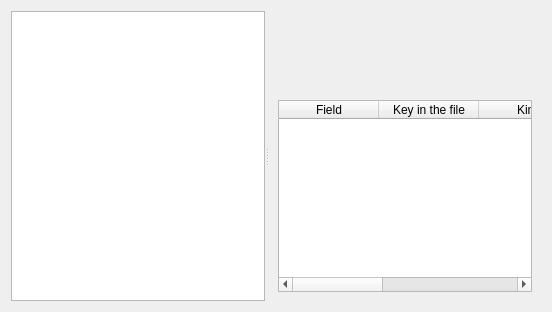
<?xml version="1.0" encoding="UTF-8"?>
<ui version="4.0">
 <class>BrowseForm</class>
 <widget class="QWidget" name="BrowseForm">
  <layout class="QHBoxLayout" name="outerLayout">
   <item>
    <widget class="QSplitter" name="splitter">
     <property name="orientation">
      <enum>Qt::Horizontal</enum>
     </property>
     <widget class="QTreeWidget" name="tree">
      <attribute name="headerVisible">
       <bool>false</bool>
      </attribute>
      <column>
       <property name="text">
        <string notr="true">1</string>
       </property>
      </column>
     </widget>
     <widget class="QWidget" name="right">
      <layout class="QVBoxLayout" name="column">
       <property name="leftMargin">
        <number>9</number>
       </property>
       <property name="topMargin">
        <number>9</number>
       </property>
       <property name="rightMargin">
        <number>9</number>
       </property>
       <property name="bottomMargin">
        <number>9</number>
       </property>
       <item>
        <widget class="QLabel" name="title">
         <property name="styleSheet">
          <string notr="true">font-weight: bold;</string>
         </property>
         <property name="text">
          <string/>
         </property>
        </widget>
       </item>
       <item>
        <widget class="QLabel" name="note">
         <property name="text">
          <string/>
         </property>
         <property name="wordWrap">
          <bool>true</bool>
         </property>
        </widget>
       </item>
       <item>
        <widget class="QLabel" name="where">
         <property name="styleSheet">
          <string notr="true">color: #808080;</string>
         </property>
         <property name="text">
          <string/>
         </property>
         <property name="wordWrap">
          <bool>true</bool>
         </property>
        </widget>
       </item>
       <item>
        <widget class="QLabel" name="commonLabel">
         <property name="text">
          <string/>
         </property>
         <property name="wordWrap">
          <bool>true</bool>
         </property>
        </widget>
       </item>
       <item>
        <widget class="QTableWidget" name="table">
         <attribute name="horizontalHeaderStretchLastSection">
          <bool>true</bool>
         </attribute>
         <attribute name="verticalHeaderVisible">
          <bool>false</bool>
         </attribute>
         <column>
          <property name="text">
           <string>Field</string>
          </property>
         </column>
         <column>
          <property name="text">
           <string>Key in the file</string>
          </property>
         </column>
         <column>
          <property name="text">
           <string>Kind</string>
          </property>
         </column>
         <column>
          <property name="text">
           <string>Needed</string>
          </property>
         </column>
         <column>
          <property name="text">
           <string>Starts as</string>
          </property>
         </column>
        </widget>
       </item>
      </layout>
     </widget>
    </widget>
   </item>
  </layout>
 </widget>
 <resources/>
 <connections/>
</ui>
